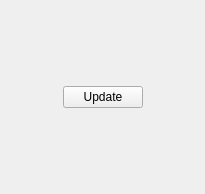
<?xml version="1.0" encoding="UTF-8"?>
<ui version="4.0">
 <class>BasicScreens::CUpdate</class>
 <widget class="QWidget" name="BasicScreens::CUpdate">
  <property name="geometry">
   <rect>
    <x>0</x>
    <y>0</y>
    <width>205</width>
    <height>194</height>
   </rect>
  </property>
  <property name="windowTitle">
   <string>Form</string>
  </property>
  <layout class="QGridLayout" name="gridLayout">
   <item row="0" column="1">
    <spacer name="verticalSpacer">
     <property name="orientation">
      <enum>Qt::Vertical</enum>
     </property>
     <property name="sizeHint" stdset="0">
      <size>
       <width>20</width>
       <height>43</height>
      </size>
     </property>
    </spacer>
   </item>
   <item row="1" column="1">
    <widget class="QPushButton" name="updateButton">
     <property name="focusPolicy">
      <enum>Qt::NoFocus</enum>
     </property>
     <property name="text">
      <string>Update</string>
     </property>
    </widget>
   </item>
   <item row="2" column="1">
    <spacer name="verticalSpacer_2">
     <property name="orientation">
      <enum>Qt::Vertical</enum>
     </property>
     <property name="sizeHint" stdset="0">
      <size>
       <width>20</width>
       <height>42</height>
      </size>
     </property>
    </spacer>
   </item>
   <item row="1" column="0">
    <spacer name="horizontalSpacer">
     <property name="orientation">
      <enum>Qt::Horizontal</enum>
     </property>
     <property name="sizeHint" stdset="0">
      <size>
       <width>44</width>
       <height>20</height>
      </size>
     </property>
    </spacer>
   </item>
   <item row="1" column="2">
    <spacer name="horizontalSpacer_2">
     <property name="orientation">
      <enum>Qt::Horizontal</enum>
     </property>
     <property name="sizeHint" stdset="0">
      <size>
       <width>44</width>
       <height>20</height>
      </size>
     </property>
    </spacer>
   </item>
  </layout>
 </widget>
 <resources/>
 <connections/>
</ui>
